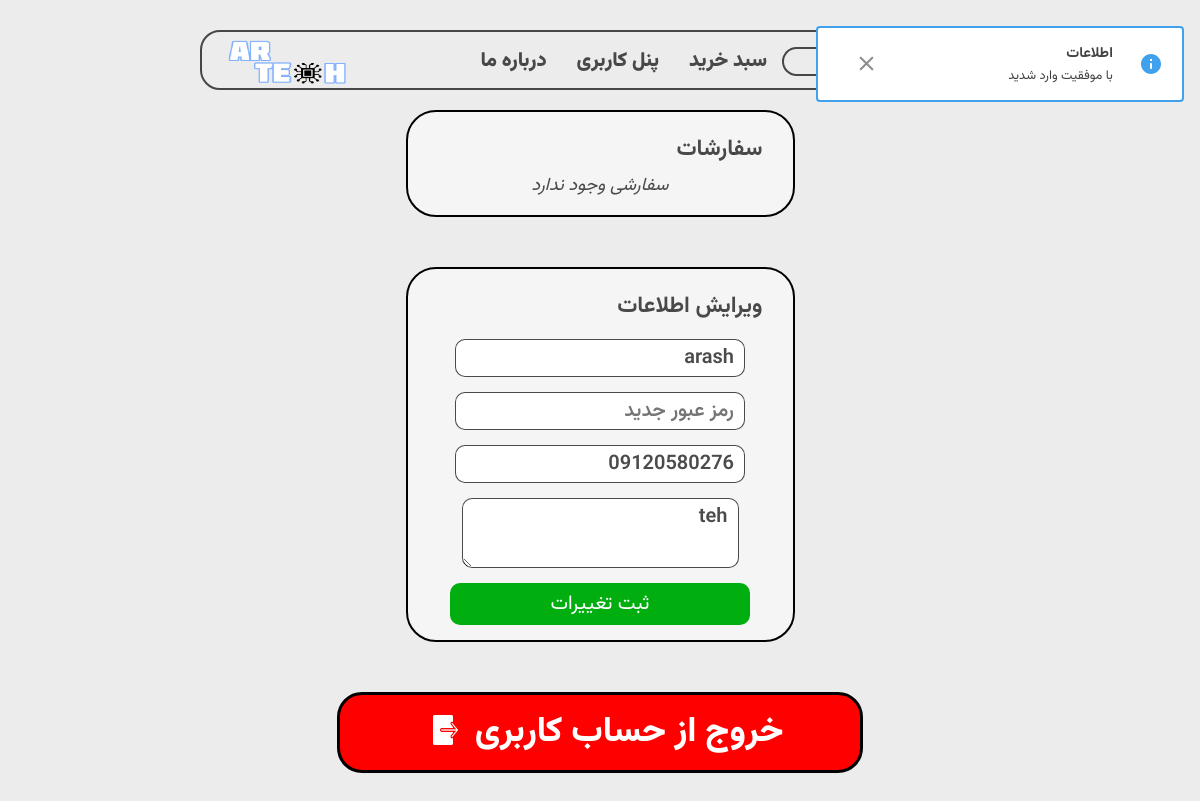
Before: /user/dashboard (signed in) with the older database file.
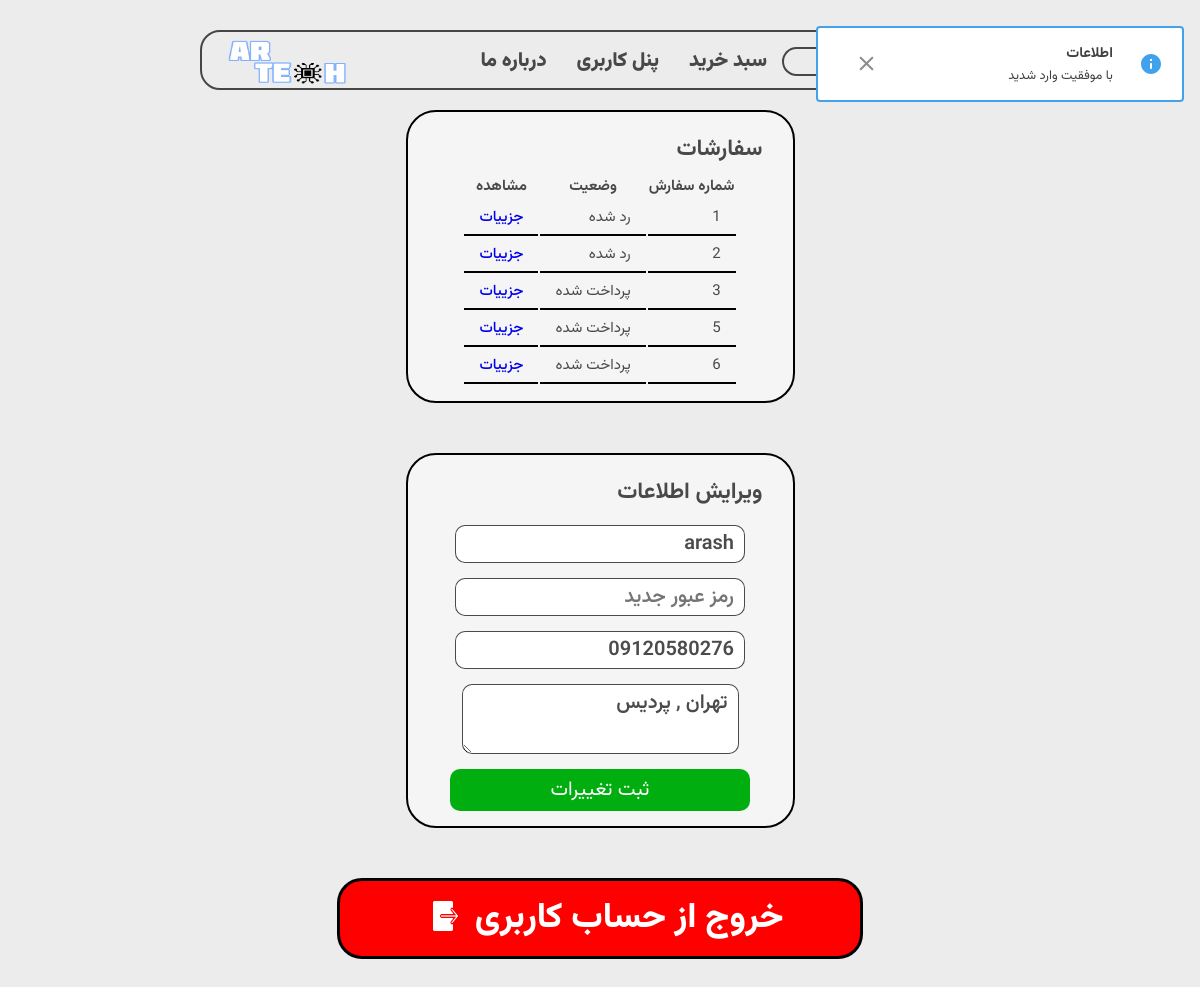
After: the same page with the newer database file.
### models/model_user.py (models this page shows)
class User(db.Model, UserMixin):
    __tablename__="users"
    id = Column(Integer , primary_key= True)
    username=Column(String,unique=True,nullable=False,index=True)
    password=Column(String ,nullable=False,index=True)
    phone=Column(String (11),nullable=False , index=True)
    address=Column(String ,nullable=False, index=True)
    date_created = Column(String(15), default=get_current_time)

### models/model_cart.py (models this page shows, shortened)
class Cart(db.Model):
    __tablename__="carts"
    id = Column(Integer , primary_key= True)
    status = Column(String, default='pending')
    user_id = Column(Integer,ForeignKey('users.id'),nullable=False)
    user = db.relationship('User',backref=backref('carts', lazy ='dynamic'))
    def get_status_persian(self):
        if self.status == 'pending':
            return ' در انتظار پرداخت '
        elif self.status == 'Paid':
            return " پرداخت شده "
        elif self.status == 'paid':
            return " پرداخت شده "
        elif self.status == 'sent':
            return ' ارسال شده '
        elif self.status == 'rejected':
            return ' رد شده '

### blueprints/user.py (the view, shortened to what this page needs)
@app.route('/user/dashboard' , methods=['GET' ,'POST'])
@login_required
def dashboard():
    if request.method == 'GET':
        flash(' با موفقیت وارد شدید ')
        return render_template('user/dashboard.html')

### app.py (called while the page is built)
@login_manager.user_loader
def load_user(user_id):
    return User.query.filter(User.id == user_id).first()

### templates/user/dashboard.html (shortened to what this page needs)
{% extends 'base.html' %}
{% block body %}
{% include 'parts/header.html' %}
    <section class="simple-box" style="width: 355px ;">
        <h1>سفارشات</h1>
        {% if current_user.carts |selectattr('status' , '!=','pending')|list|length > 0 %}
            <table class="cart">
                <tr>
                    <th>شماره سفارش</th>
                    <th>وضعیت</th>
                    <th>مشاهده</th>
                </tr>
                {% for cart in current_user.carts |selectattr('status' , '!=','pending') %}
                <tr>
                    <td>{{ cart.id }}</td>
                    <td>{{ cart.get_status_persian() }}</td>
                    <td><a href="{{ url_for('user.order', id = cart.id)}}">جزيیات</a></td>
                </tr>
                {% endfor %}
        {% else %}
            <i style="display: block ; text-align:center ;font-size:18px; "> سفارشی وجود ندارد </i>
        {%endif%}
        </table>
    </section>
    <section class="simple-box" style="width: 355px;">
        <h1> ویرایش اطلاعات </h1>
        <form action="#" method="POST">
            <input type="text" name="username" value="{{ current_user.username }}" placeholder="نام کاربری">
            <input type="password" name="password" placeholder="رمز عبور جدید ">
            <input type="number" value="{{ current_user.phone }}" name="phone" placeholder="تلفن">
            <textarea name="address" placeholder="آدرس">{{ current_user.address }}</textarea>
            <input type="submit"  value=" ثبت تغییرات  ">
        </form>
    </section>
    <a href="/user/logout" class="logout">  خروج از حساب کاربری <img src="{{ url_for('static' , filename='themes-image/logout.png') }}"></a>
{% endblock %}

### templates/base.html (shortened to what this page needs)
<!DOCTYPE html>
<html lang="fa" dir="rtl">
<head>
    <link rel="stylesheet" href="{{url_for('static',filename='css/index.css')}}">
    <link rel="stylesheet" href="{{url_for('static',filename='css/eggy.css')}}" />
    <link rel="stylesheet" href="{{url_for('static',filename='css/progressbar.css')}}" />
    <link rel="stylesheet" href="{{url_for('static',filename='css/theme.css')}}" />
</head>
<body>
    {%block body%}
    {% endblock %}
</body>
</html>

### templates/parts/header.html (shortened to what this page needs)
<header>
    <section>
        <a href="/">
            <img class="home-img" src="{{ url_for ('static' , filename='images/logo.png') }}"  alt="AR TECH" >
        </a>
        <div id="header-menu">
            {% if request.endpoint.startswith("admin") %}
            <a class="header-link" href="/admin/dashboard"> صفحه مدیریت </a>
            <a class="header-link" href="/admin/dashboard/products"> لیست محصولات </a>
            {% else %}
                <form action="/" method="get">
                </form>
                <a class="header-link" href="/cart" >سبد خرید</a>
                {% if current_user.is_authenticated %}
                <a class="header-link" href="/user/dashboard">پنل کاربری</a>
                {% else %}
                <a class="header-link" href="/user/login">ورود/ثبت نام</a>
                {%endif%}
                <a class="header-link" href="/about" >درباره ما</a>
            {% endif %}
        </div>
    </section>
</header>

### static/css/index.css (style rules this page uses)
:root { --font-color :rgba(32, 32, 32, 0.808) }
* { transition: all 300ms ease-in-out !important; }
body { padding: 0; margin: 0; font-size: 15px; background: #ececec; color: var(--font-color) ; font-family: Vazirmatn; }
header { width: 100%; text-align: center; margin: 20px auto; }
header a { max-width: 150px; float: left; }
header > section> a> img.home-img { width: 120px; height: 45px; }
header div { display: flex; justify-content: center; align-items: center; float: right; }
header > section { box-sizing: border-box; width: 100%; max-width: 800px; height: 60px; margin: 30px auto auto; padding: 8px 20px; border: 2px solid var(--font-color) ; border-radius: 20px; }
header a.header-link { font-size: 20px; color: var(--font-color) ; text-decoration: none; font-weight: 900; margin: 0 10px; padding: 5px; }
a { text-decoration: none; font-weight: 500; display: flex; align-items: center; }
a > img { height: 20px; width: 20px; margin-right: 7px; margin-left: 6px; }
.simple-box { background:#f5f5f5; border: 2px solid black; border-radius: 30px; max-width: 1000px; margin: 20px auto auto ; padding: 15px; margin-bottom: 50px; }
.simple-box h1 { margin: 5px 15px; }
table.cart { margin: auto; }
table.cart td { padding: 5px 15px; border-bottom: 2px black solid ; }
a.logout { max-width: 500px; margin: 50px auto; color: white; font-size: 35px; font-weight: 800; justify-content: center; align-items: stretch; background-color: red; border-radius: 25px; border: #000000 solid 3px; padding: 10px; }
a.logout img { width: auto; height: auto; max-height: 30px; padding: 10px; max-width: 25px; }
.simple-box input , textarea , select , label { color: var(--font-color); font-size: 20px; font-weight: 600; font-family: vazirmatn; display: block; margin: 15px auto; border-radius: 10px; border: 1px solid var(--font-color); padding: 2px 10px; }
.simple-box input[type='submit'] { all: unset; border-radius: 10px; width: 100%; max-width: 290px; cursor: pointer; margin: auto; display: block; text-align: center; background: #00af0f; padding: 5px; font-size: 20px; color: white ; }

Changed rows visible on the page:
now on this page (row edited): Cart: id "1", get_status_persian "رد شده"
changed Cart (number 1 of 5 on the later page): status "sent" → "rejected" (drawn)
added Cart: id "2", get_status_persian "رد شده"
added Cart: id "3", get_status_persian "پرداخت شده"
added Cart: id "5", get_status_persian "پرداخت شده"
added Cart: id "6", get_status_persian "پرداخت شده"
changed User "arash": address "teh" → "تهران , پردیس"
Other visible differences:
text no longer shown: "سفارشی وجود ندارد"
text now shown: "شماره سفارش وضعیت مشاهده"
